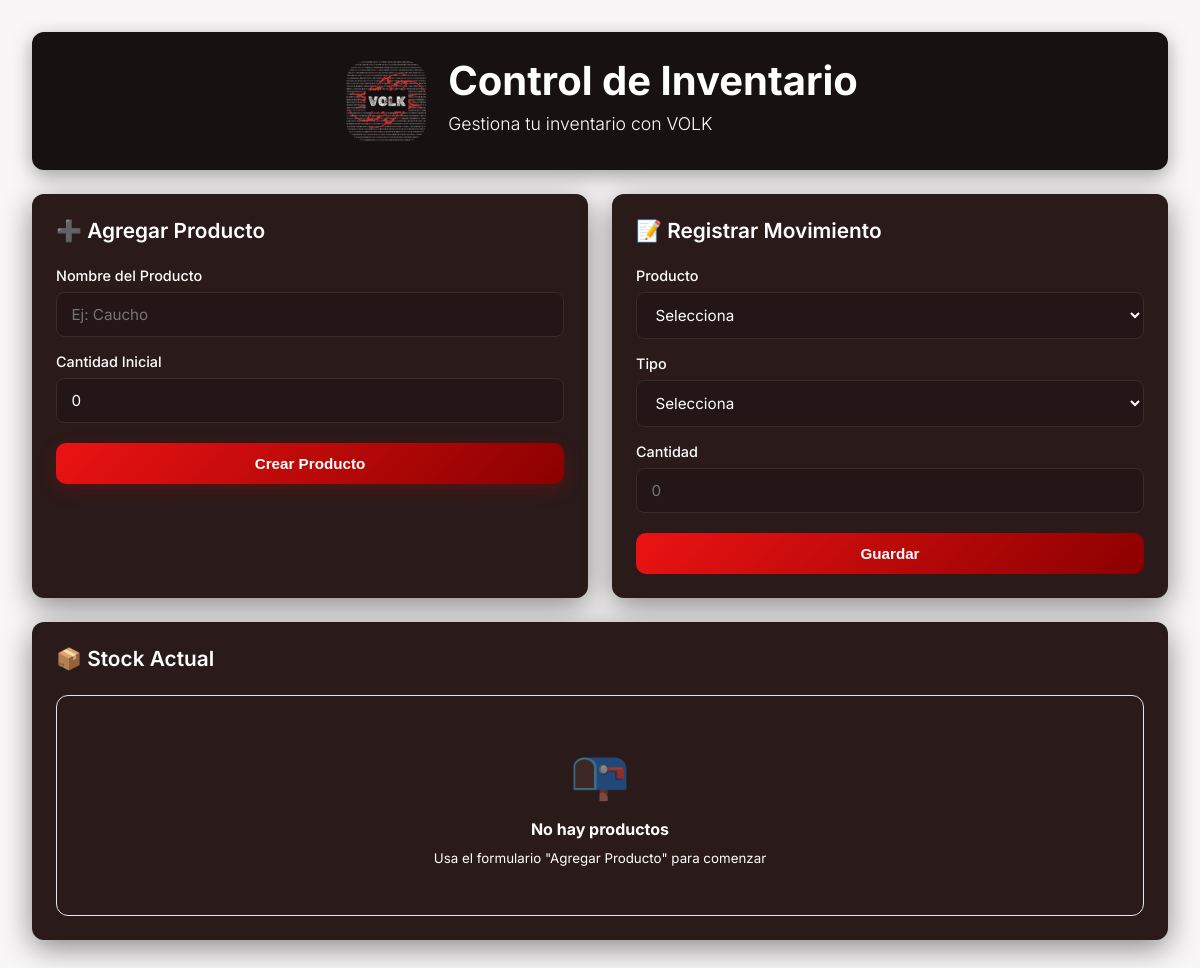
/, run on an earlier commit of the app's database.
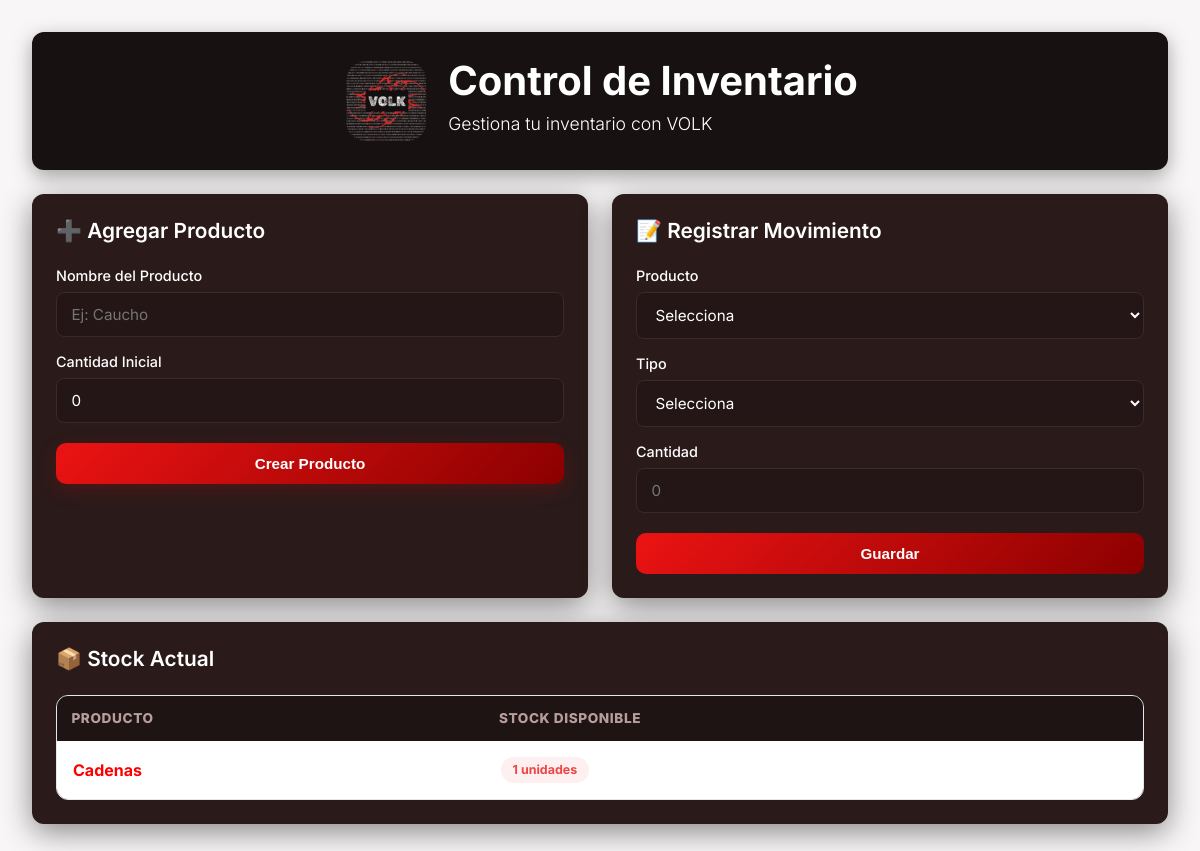
And on a later commit of the database.
### stock/models.py (models this page shows, shortened)
class Producto(models.Model):
    nombre = models.CharField(max_length=100)
    cantidad_actual = models.IntegerField(default=0)

### stock/views.py (the view, shortened to what this page needs)
# urls.py: path('', inventario_view),        # La dirección vacía '' significa la página principal
def inventario_view(request):
    todos_los_productos = Producto.objects.all()
    return render(request, 'index.html', {'productos': todos_los_productos})

### stock/templates/index.html (shortened to what this page needs)
<!DOCTYPE html>
<html lang="es">
<head>
</head>
<body>
    <div class="container">
        <div class="header flex">
            <img src="../../static/logo.png" alt="">
            <div>
                 <h1>Control de Inventario</h1>
                 <p>Gestiona tu inventario con VOLK</p>
            </div>
        </div>
        <div class="main-grid">
            <div class="card">
                <h2>➕ Agregar Producto</h2>
                <form method="POST">
                    <div class="form-group">
                        <label for="nombre_producto">Nombre del Producto</label>
                        <input type="text" name="nombre_producto" id="nombre_producto" required
                            placeholder="Ej: Caucho">
                    </div>
                    <div class="form-group">
                        <label for="cantidad_inicial">Cantidad Inicial</label>
                        <input type="number" name="cantidad_inicial" id="cantidad_inicial" min="0" value="0" required
                            placeholder="0">
                    </div>
                    <button type="submit" class="btn-success">Crear Producto</button>
                </form>
            </div>
            <div class="card">
                <h2>📝 Registrar Movimiento</h2>
                <form method="POST">
                    <div class="form-group">
                        <label for="producto_id">Producto</label>
                        <select name="producto_id" id="producto_id" required>
                            <option value="" disabled selected>Selecciona</option>
                        </select>
                    </div>
                    <div class="form-group">
                        <label for="tipo">Tipo</label>
                        <select name="tipo" id="tipo" required>
                            <option value="" disabled selected>Selecciona</option>
                        </select>
                    </div>
                    <div class="form-group">
                        <label for="cantidad">Cantidad</label>
                        <input type="number" name="cantidad" id="cantidad" min="1" required placeholder="0">
                    </div>
                    <button type="submit">Guardar</button>
                </form>
            </div>
            <div class="card inventory-card">
                <h2>📦 Stock Actual</h2>
                <div class="table-wrapper">
                    {% if productos %}
                    <table>
                        <thead>
                            <tr>
                                <th>Producto</th>
                                <th>Stock Disponible</th>
                            </tr>
                        </thead>
                        <tbody>
                            {% for p in productos %}
                            <tr>
                                <td><strong>{{ p.nombre }}</strong></td>
                                <td>
                                    {% if p.cantidad_actual >= 50 %}
                                    <span class="stock-badge stock-high">{{ p.cantidad_actual }} unidades</span>
                                    {% elif p.cantidad_actual >= 20 %}
                                    <span class="stock-badge stock-medium">{{ p.cantidad_actual }} unidades</span>
                                    {% else %}
                                    <span class="stock-badge stock-low">{{ p.cantidad_actual }} unidades</span>
                                    {% endif %}
                                </td>
                            </tr>
                            {% endfor %}
                        </tbody>
                    </table>
                    {% else %}
                    <div class="empty-state">
                        <span>📭</span>
                        <p><strong>No hay productos</strong></p>
                        <small>Usa el formulario "Agregar Producto" para comenzar</small>
                    </div>
                    {% endif %}
                </div>
            </div>
        </div>
    </div>
</body>
</html>

What changed in the data, as far as the page shows it:
added Producto: nombre "Cadenas", cantidad_actual "1"
Also different on the page:
text no longer shown: "📭 No hay productos Usa el formulario \"Agregar Producto\" para comenzar"
text now shown: "PRODUCTO STOCK DISPONIBLE"
